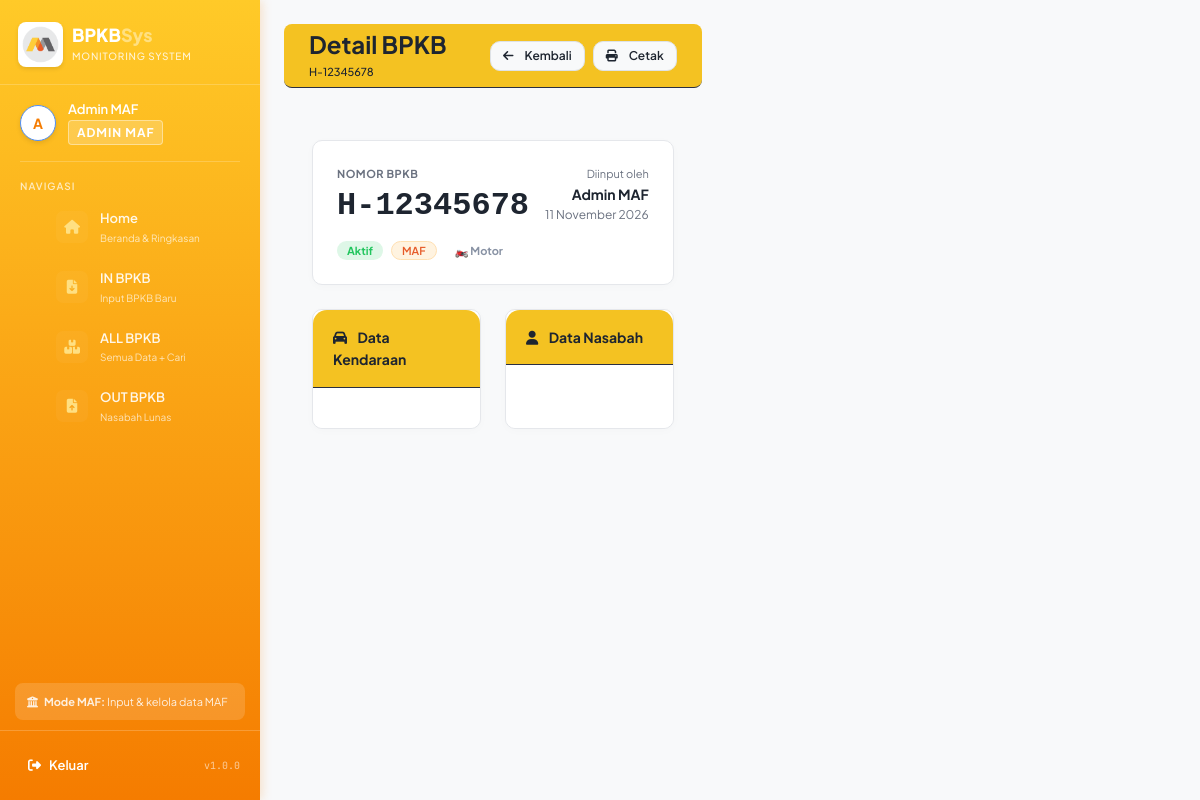
The app's page /pages/detail_bpkb.php?id=1 (signed in) with its own data.
### tables this page shows
CREATE TABLE IF NOT EXISTS bpkb (
    id              INT AUTO_INCREMENT PRIMARY KEY,
    no_bpkb         VARCHAR(50)  NOT NULL UNIQUE   COMMENT 'Nomor seri BPKB',
    no_polisi       VARCHAR(20)  NOT NULL,
    no_rangka       VARCHAR(50)  NOT NULL,
    no_mesin        VARCHAR(50)  NOT NULL,
    nama_nasabah    VARCHAR(100) NOT NULL,
    no_kontrak      VARCHAR(50)  NOT NULL UNIQUE,
    no_hp           VARCHAR(20),
    alamat          TEXT,
    jenis_kendaraan ENUM('Motor','Mobil') NOT NULL DEFAULT 'Motor',
    merk_kendaraan  VARCHAR(50),
    tahun_kendaraan YEAR,
    warna           VARCHAR(30),
    perusahaan      ENUM('MAF','MCF') NOT NULL     COMMENT 'MAF = Mega Auto Finance, MCF = Mega Central Finance',
    tanggal_masuk   DATE         NOT NULL,
    keterangan      TEXT,
    status          ENUM('aktif','lunas','diambil') NOT NULL DEFAULT 'aktif',
    tanggal_lunas   DATE         NULL,
    tanggal_keluar  DATE         NULL,
    user_input      INT          NOT NULL           COMMENT 'FK ke users.id',
    created_at      TIMESTAMP DEFAULT CURRENT_TIMESTAMP,
    updated_at      TIMESTAMP DEFAULT CURRENT_TIMESTAMP ON UPDATE CURRENT_TIMESTAMP,
    FOREIGN KEY (user_input) REFERENCES users(id) ON DELETE RESTRICT
);

CREATE TABLE IF NOT EXISTS users (
    id          INT AUTO_INCREMENT PRIMARY KEY,
    nama        VARCHAR(100) NOT NULL,
    username    VARCHAR(50)  NOT NULL UNIQUE,
    password    VARCHAR(255) NOT NULL,
    role        ENUM('MAF','MCF','kacab') NOT NULL DEFAULT 'MCF',
    is_active   TINYINT(1) DEFAULT 1,
    created_at  TIMESTAMP DEFAULT CURRENT_TIMESTAMP
);

### pages/detail_bpkb.php (the view, shortened to what this page needs)
<?php
require_once '../config/config.php';
require_once '../config/database.php';
$id = (int)($_GET['id'] ?? 0);
$stmt = $conn->prepare("SELECT b.*, u.nama AS input_oleh FROM bpkb b JOIN users u ON b.user_input=u.id WHERE b.id=?");
$stmt->bind_param('i', $id);
$stmt->execute();
$r = $stmt->get_result()->fetch_assoc();
include '../includes/header.php';
?>
<div class="d-flex">
<?php include '../includes/sidebar.php'; ?>
<div class="main-wrapper w-100 p-4" style="background-color: #f8f9fa;">
    <div class="topbar d-flex justify-content-between align-items-center mb-4">
        <div class="topbar-title">
            <h4 class="mb-1 fw-bold text-dark-forced">Detail BPKB</h4>
            <small class="text-dark-forced" style="font-weight:500;"><?= $r['no_bpkb'] ?></small>
        </div>
        <div class="topbar-right d-flex gap-2">
            <a href="all_bpkb.php" class="btn btn-sm btn-light border text-dark-forced">
                <i class="fa-solid fa-arrow-left me-1"></i> Kembali
            </a>
            <button class="btn btn-sm btn-light border text-dark-forced" onclick="window.print()">
                <i class="fa-solid fa-print me-1"></i> Cetak
            </button>
        </div>
    </div>
    <div class="main-content">
        <div class="card p-4 mb-4" style="background-color: #ffffff !important;">
            <div class="d-flex justify-content-between align-items-start flex-wrap gap-3">
                <div>
                    <div class="text-muted-forced text-uppercase fw-bold mb-1" style="font-size: 11px; letter-spacing: 0.5px;">Nomor BPKB</div>
                    <h2 class="fw-bold mb-3 font-monospace text-dark-forced"><?= $r['no_bpkb'] ?></h2>
                    <div class="d-flex gap-2">
                        <?= badgeStatus($r['status']) ?>
                        <?= badgePerusahaan($r['perusahaan']) ?>
                        <?= badgeKendaraan($r['jenis_kendaraan']) ?>
                    </div>
                </div>
                <div class="text-md-end">
                    <div class="text-muted-forced" style="font-size: 11px;">Diinput oleh</div>
                    <div class="fw-bold text-dark-forced"><?= $r['input_oleh'] ?></div>
                    <div class="text-muted-forced" style="font-size: 12px;"><?= formatTanggal(substr($r['created_at'], 0, 10)) ?></div>
                </div>
            </div>
        </div>
        <div class="row g-4">
            <div class="col-md-6">
                <div class="card h-100">
                    <div class="card-header"><i class="fa-solid fa-car me-2"></i> Data Kendaraan</div>
                    <div class="card-body">
                    </div>
                </div>
            </div>
            <div class="col-md-6">
                <div class="card h-100">
                    <div class="card-header"><i class="fa-solid fa-user me-2"></i> Data Nasabah</div>
                    <div class="card-body">
                    </div>
                </div>
            </div>
        </div>
    </div>
</div>
</div>
<?php include '../includes/footer.php'; ?>

### config/config.php (shortened to what this page needs)
<?php
function formatTanggal(?string $tgl): string {
    $bulan = ['','Januari','Februari','Maret','April','Mei','Juni',
              'Juli','Agustus','September','Oktober','November','Desember'];
    [$y, $m, $d] = explode('-', $tgl);
    return "$d {$bulan[(int)$m]} $y";
}
function badgeStatus(string $s): string {
    return match($s) {
        'aktif'   => '<span class="badge badge-aktif">Aktif</span>',
        'lunas'   => '<span class="badge badge-lunas">Lunas</span>',
        'diambil' => '<span class="badge badge-diambil">Diambil</span>',
        default   => '<span class="badge badge-secondary">' . $s . '</span>',
    };
}
function badgePerusahaan(string $p): string {
    return match($p) {
        'MAF' => '<span class="badge badge-maf">MAF</span>',
        'MCF' => '<span class="badge badge-mcf">MCF</span>',
        default => $p,
    };
}
function badgeKendaraan(string $k): string {
    $icon = $k === 'Motor' ? '🏍️' : '🚗';
    return "<span class=\"badge badge-kendaraan\">$icon $k</span>";
}

### assets/css/style.css (style rules this page uses)
:root { --clr-bg: #0f1117; --clr-surface: #181c27; --clr-surface-2: #1e2333; --clr-border: #2a2f42; --clr-border-soft: #23283a; --clr-accent: #4f8ef7; --clr-accent-glow: rgba(79,142,247,.18); --clr-accent-2: #7c6df5; --clr-maf: #f59e0b; --clr-maf-bg: rgba(245,158,11,.12); --clr-mcf: #4f8ef7; --clr-mcf-bg: rgba(79,142,247,.12); --clr-success: #22c55e; --clr-danger: #ef4444; --clr-warning: #f59e0b; --clr-info: #38bdf8; --clr-text: #e2e8f0; --clr-text-muted: #8892a4; --clr-text-dim: #4a5568; --sidebar-w: 260px; --topbar-h: 64px; --radius: 10px; --radius-lg: 14px; --font-sans: 'Plus Jakarta Sans', sans-serif; --font-mono: 'JetBrains Mono', monospace; --shadow-sm: 0 1px 3px rgba(0,0,0,.4); --shadow-md: 0 4px 16px rgba(0,0,0,.5); --shadow-lg: 0 8px 32px rgba(0,0,0,.6); }
*, *::before, *::after { box-sizing: border-box; margin: 0; padding: 0; }
html { scroll-behavior: smooth; }
body { font-family: var(--font-sans); background: var(--clr-bg); color: var(--clr-text); font-size: 14px; line-height: 1.6; min-height: 100vh; display: flex; }
a { color: var(--clr-accent); text-decoration: none; }
.btn { display: inline-flex; align-items: center; gap: 7px; padding: 9px 20px; border-radius: var(--radius); font-family: var(--font-sans); font-size: 14px; font-weight: 600; cursor: pointer; border: none; transition: all .18s; }
.btn-sm { padding: 5px 12px; font-size: 12px; }
.main-wrapper { margin-left: var(--sidebar-w); flex: 1; display: flex; flex-direction: column; min-height: 100vh; }
.topbar { position: sticky; top: 0; height: var(--topbar-h); background: rgba(24,28,39,.85); backdrop-filter: blur(12px); border-bottom: 1px solid var(--clr-border); display: flex; align-items: center; justify-content: space-between; padding: 0 28px; z-index: 50; }
.topbar-title { font-size: 17px; font-weight: 700; color: var(--clr-text); }
.topbar-title small { display: block; font-size: 11px; font-weight: 400; color: var(--clr-text-muted); margin-top: 1px; }
.topbar-right { display: flex; align-items: center; gap: 12px; }
.main-content { flex: 1; padding: 28px; }
.card { background: var(--clr-surface) !important; border: 1px solid var(--clr-border) !important; border-radius: var(--radius-lg) !important; box-shadow: var(--shadow-sm) !important; }
.card-header { background: var(--clr-surface-2) !important; border-bottom: 1px solid var(--clr-border) !important; padding: 16px 20px !important; font-size: 14px; font-weight: 700; color: var(--clr-text) !important; border-radius: var(--radius-lg) var(--radius-lg) 0 0 !important; }
.card-body { padding: 20px !important; }
.badge { display: inline-flex; align-items: center; gap: 4px; font-size: 11px; font-weight: 700; padding: 3px 10px; border-radius: 20px; font-family: var(--font-sans); }
.badge-aktif { background: rgba(34,197,94,.15); color: var(--clr-success); }
.badge-maf { background: var(--clr-maf-bg); color: var(--clr-maf); }
.badge-kendaraan { background: rgba(255,255,255,.06); color: var(--clr-text-muted); font-size: 11px; }

### includes/header.php (style rules this page uses)
:root { --brand-yellow: #FFCA28; --brand-orange: #F57C00; --bg-light: #F8F9FA; --surface-white: #FFFFFF; --text-main: #495057; --text-muted: #868E96; }
body { font-family: 'Plus Jakarta Sans', sans-serif; background-color: var(--bg-light); color: var(--text-main); }
.badge-maf { background-color: #FFF3E0; color: var(--brand-orange); border: 1px solid #FFE0B2; font-weight: 600; }

### pages/detail_bpkb.php (style rules this page uses)
:root { --brand-yellow: #F4C222; --brand-orange: #E65A28; --brand-grey: #5A5A5C; }
.topbar { background-color: var(--brand-yellow) !important; border-radius: 8px; padding: 15px 25px; margin-bottom: 25px; }
.topbar .topbar-title h4 { color: #1E2530 !important; }
.card { border: 1px solid #e5e7eb !important; border-radius: 10px !important; box-shadow: 0 2px 10px rgba(0,0,0,0.02) !important; background-color: #ffffff !important; color: #1E2530 !important; }
.card-header { background-color: var(--brand-yellow) !important; color: #1E2530 !important; font-weight: 700; border-bottom: none; padding: 15px 20px; }
.card-body { background-color: #ffffff !important; border-radius: 0 0 10px 10px !important; padding: 20px !important; }
.text-dark-forced { color: #1E2530 !important; }
.text-muted-forced { color: #6b7280 !important; }

### records on screen
bpkb: no_bpkb "H-12345678", status "Aktif", perusahaan "MAF", jenis_kendaraan "🏍️", jenis_kendaraan "Motor", user_input.nama "Admin MAF", created_at "11 November 2026"

### other values on screen
substr(userNama(), 0, 1) "A"
userNama() "Admin MAF"
roleLabelFull($role) "ADMIN MAF"
$menu['label'] "Home"
$menu['sub'] "Beranda & Ringkasan"
$menu['label'] "IN BPKB"
$menu['sub'] "Input BPKB Baru"
$menu['label'] "ALL BPKB"
$menu['sub'] "Semua Data + Cari"
$menu['label'] "OUT BPKB"
$menu['sub'] "Nasabah Lunas"
APP_VERSION "1.0.0"
